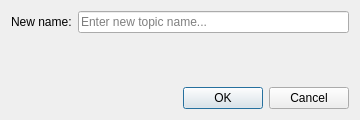
<?xml version="1.0" encoding="UTF-8"?>
<ui version="4.0">
 <class>TopicRenameDialog</class>
 <widget class="QDialog" name="TopicRenameDialog">
  <property name="geometry">
   <rect><x>0</x><y>0</y><width>360</width><height>120</height></rect>
  </property>
  <property name="minimumSize">
   <size><width>360</width><height>0</height></size>
  </property>
  <property name="windowTitle"><string>Rename Topic</string></property>
  <layout class="QVBoxLayout" name="mainLayout">
   <property name="spacing"><number>8</number></property>
   <item>
    <layout class="QFormLayout" name="formLayout">
     <item row="0" column="0">
      <widget class="QLabel" name="nameLabel">
       <property name="text"><string>New name:</string></property>
      </widget>
     </item>
     <item row="0" column="1">
      <widget class="QLineEdit" name="nameEdit">
       <property name="placeholderText"><string>Enter new topic name...</string></property>
      </widget>
     </item>
    </layout>
   </item>
   <item>
    <widget class="QDialogButtonBox" name="buttonBox">
     <property name="standardButtons">
      <set>QDialogButtonBox::StandardButton::Ok|QDialogButtonBox::StandardButton::Cancel</set>
     </property>
    </widget>
   </item>
  </layout>
 </widget>
 <layoutdefault spacing="6" margin="11"/>
 <resources/>
 <connections>
  <connection>
   <sender>buttonBox</sender>
   <signal>accepted()</signal>
   <receiver>TopicRenameDialog</receiver>
   <slot>accept()</slot>
  </connection>
  <connection>
   <sender>buttonBox</sender>
   <signal>rejected()</signal>
   <receiver>TopicRenameDialog</receiver>
   <slot>reject()</slot>
  </connection>
 </connections>
</ui>
